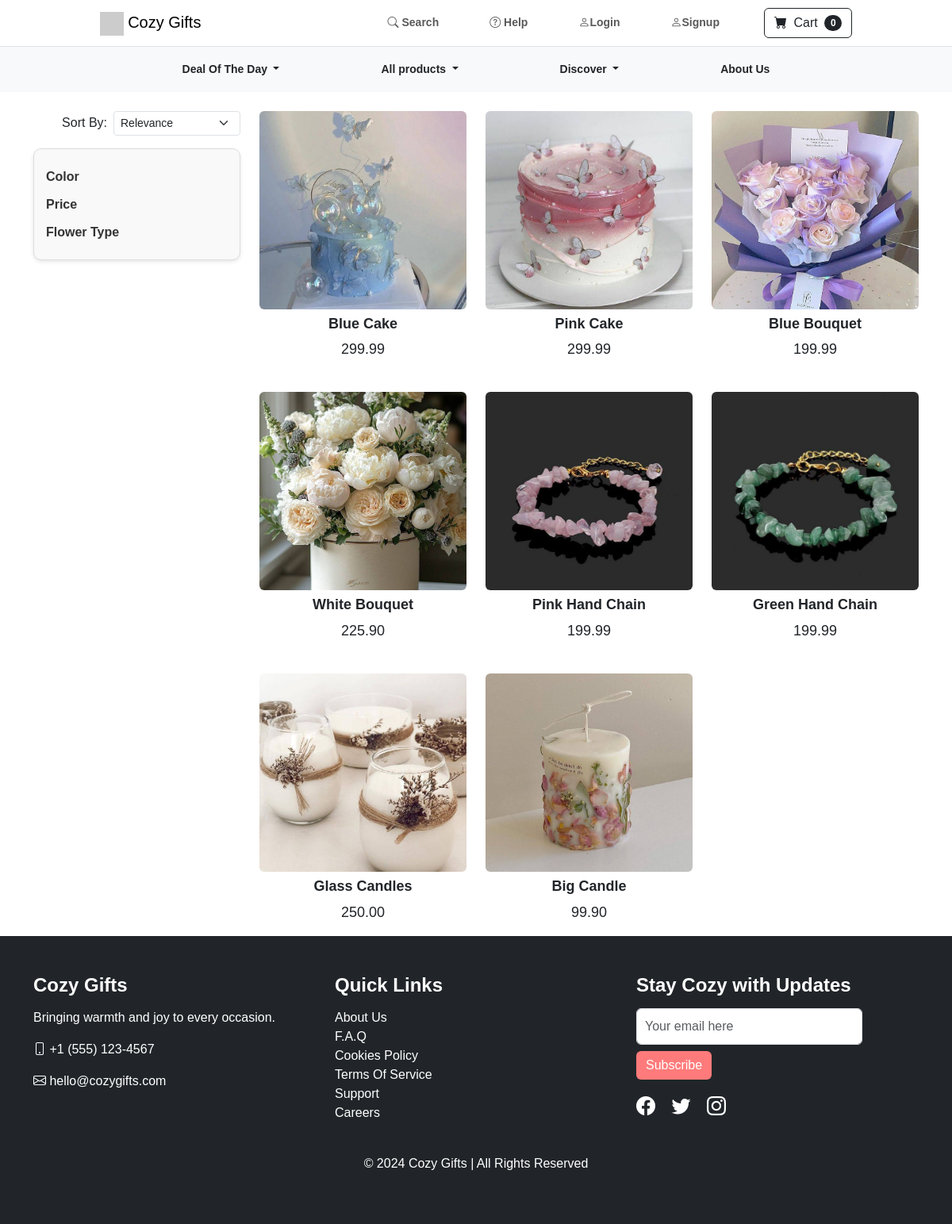
The app's page /product/ with its own data.
### store/models.py (models this page shows, shortened)
class Product(models.Model):
  name = models.CharField(max_length=100)
  price = models.DecimalField(default=0,decimal_places = 2,max_digits = 6)
  category = models.ForeignKey(Category,on_delete = models.CASCADE,default=1)
  description = models.CharField(max_length=250,default='',blank=True,null = True)
  image = models.ImageField(upload_to = 'uploads/product/')
  is_sale = models.BooleanField(default =False)
  sale_price = models.DecimalField(default=0,decimal_places=2,max_digits=6)

### store/views.py (the view)
# urls.py: path('product/',views.products,name="product"),
def products(request):
  products = Product.objects.all()
  return render(request,'product.html',{'products':products})

### cart/cart.py (called while the page is built)
  def __len__(self):
    return len(self.cart)

### cart/context_processors.py (called while the page is built)
def cart(request):
  return {'cart':Cart(request)}

### store/templates/product.html (shortened to what this page needs)
{% extends 'base.html' %}
{% load static %}
{% block styles %}
<link rel="stylesheet" href="{% static 'css/product.css' %}">
{% endblock %}
{% block content %}
<div class="container mt-4">
    <div class="row">
        <div class="col-md-3 d-none d-md-block">
            <div class="sort-by-container d-md-flex justify-content-end align-items-center mb-3">
                <label for="sortBy" class="me-2">Sort By:</label>
                <select id="sortBy" class="form-select form-select-sm w-auto">
                    <option value="relevance">Relevance</option>
                </select>
            </div>
            <div class="filters-container">
                <div class="filter-section">
                    <h4 onclick="toggleFilter('colorContent', this)">Color</h4>
                </div>
                <div class="filter-section mt-3">
                    <h4 onclick="toggleFilter('priceContent', this)">Price</h4>
                </div>
                <div class="filter-section mt-3">
                    <h4 onclick="toggleFilter('flowerTypeContent', this)">Flower Type</h4>
                </div>
            </div>
        </div>
        <div class="col-md-9">
            <div class="row g-4">
                {% for product in products %}
                <div class="col-6 col-md-4">
                    <div class="collection">
                        <a href="{% url 'product_detail' product.id %}" class="btn">
                            <img src="{{ product.image.url }}" alt="{{ product.name }}">
                        </a>
                        <h3 class="mt-2">{{ product.name }}</h3>
                        <p>{{product.price}}</p>
                    </div>
                </div>
                {% endfor %}
            </div>
        </div>
    </div>
</div>
{% endblock %}

### static/css/styles.css (style rules this page uses)
body { font-family: 'Lora', serif; background-color: whitesmoke; margin: 0; padding: 0; }
h1, h2, h3 { font-weight: 700; }
a { text-decoration: none; }
.container { max-width: 1140px; }
img { max-width: 100%; height: auto; }

### static/css/product.css (style rules this page uses)
body { font-family: Arial, sans-serif; background-color: #ffffff; }
.filters-container { width: 100%; background: #f9f9f9; padding: 15px; border: 1px solid #ddd; border-radius: 10px; box-shadow: 0 2px 5px rgba(0, 0, 0, 0.1); }
.filters-container h4 { font-size: 16px; font-weight: bold; margin: 10px 0; cursor: pointer; color: #333; }
.collection img { width: 100%; height: 250px; object-fit: cover; transition: transform 0.3s ease; }
.collection h3, .collection p { text-align: center; font-size: 18px; }
.collection a.btn { padding: 0; border: none; background-color: transparent; display: block; overflow: hidden; }
@media (min-width: 769px) { .filters-container { position: sticky; top: 20px; } }

### records on screen
Product: image (picture), name "Blue Cake", price "299.99"
Product: image (picture), name "Pink Cake", price "299.99"
Product: image (picture), name "Blue Bouquet", price "199.99"
Product: image (picture), name "White Bouquet", price "225.90"
Product: image (picture), name "Pink Hand Chain", price "199.99"
Product: image (picture), name "Green Hand Chain", price "199.99"
Product: image (picture), name "Glass Candles", price "250.00"
Product: image (picture), name "Big Candle", price "99.90"

### other values on screen
{{ cart|length }} "0"
